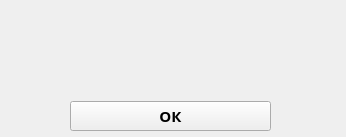
<?xml version="1.0" encoding="UTF-8"?>
<ui version="4.0">
 <class>MainWindow</class>
 <widget class="QMainWindow" name="MainWindow">
  <property name="geometry">
   <rect>
    <x>0</x>
    <y>0</y>
    <width>346</width>
    <height>137</height>
   </rect>
  </property>
  <property name="windowTitle">
   <string>MainWindow</string>
  </property>
  <widget class="QWidget" name="centralwidget">
   <widget class="QWidget" name="verticalLayoutWidget">
    <property name="geometry">
     <rect>
      <x>0</x>
      <y>0</y>
      <width>341</width>
      <height>131</height>
     </rect>
    </property>
    <layout class="QVBoxLayout" name="verticalLayout">
     <item>
      <widget class="QLabel" name="label">
       <property name="font">
        <font>
         <family>Segoe UI</family>
         <pointsize>11</pointsize>
        </font>
       </property>
       <property name="text">
        <string/>
       </property>
       <property name="alignment">
        <set>Qt::AlignCenter</set>
       </property>
      </widget>
     </item>
     <item>
      <layout class="QHBoxLayout" name="horizontalLayout">
       <item>
        <spacer name="horizontalSpacer">
         <property name="orientation">
          <enum>Qt::Horizontal</enum>
         </property>
         <property name="sizeType">
          <enum>QSizePolicy::Fixed</enum>
         </property>
         <property name="sizeHint" stdset="0">
          <size>
           <width>70</width>
           <height>20</height>
          </size>
         </property>
        </spacer>
       </item>
       <item>
        <widget class="QPushButton" name="accept_push_button">
         <property name="font">
          <font>
           <family>Segoe UI Semibold</family>
           <pointsize>11</pointsize>
           <weight>75</weight>
           <bold>true</bold>
          </font>
         </property>
         <property name="text">
          <string>ОК</string>
         </property>
        </widget>
       </item>
       <item>
        <spacer name="horizontalSpacer_2">
         <property name="orientation">
          <enum>Qt::Horizontal</enum>
         </property>
         <property name="sizeType">
          <enum>QSizePolicy::Fixed</enum>
         </property>
         <property name="sizeHint" stdset="0">
          <size>
           <width>70</width>
           <height>20</height>
          </size>
         </property>
        </spacer>
       </item>
      </layout>
     </item>
    </layout>
   </widget>
  </widget>
 </widget>
 <resources/>
 <connections/>
</ui>
